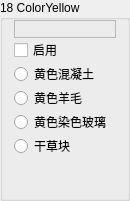
                 <widget class="QGroupBox" name="Base18">
                  <property name="sizePolicy">
                   <sizepolicy hsizetype="Fixed" vsizetype="Preferred">
                    <horstretch>0</horstretch>
                    <verstretch>0</verstretch>
                   </sizepolicy>
                  </property>
                  <property name="minimumSize">
                   <size>
                    <width>130</width>
                    <height>0</height>
                   </size>
                  </property>
                  <property name="maximumSize">
                   <size>
                    <width>130</width>
                    <height>16777215</height>
                   </size>
                  </property>
                  <property name="autoFillBackground">
                   <bool>true</bool>
                  </property>
                  <property name="title">
                   <string>18 ColorYellow</string>
                  </property>
                  <property name="flat">
                   <bool>false</bool>
                  </property>
                  <layout class="QVBoxLayout" name="verticalLayout_24">
                   <property name="spacing">
                    <number>0</number>
                   </property>
                   <property name="topMargin">
                    <number>0</number>
                   </property>
                   <property name="bottomMargin">
                    <number>0</number>
                   </property>
                   <item>
                    <widget class="QLabel" name="Color18">
                     <property name="font">
                      <font>
                       <family>微软雅黑</family>
                       <pointsize>9</pointsize>
                      </font>
                     </property>
                     <property name="frameShape">
                      <enum>QFrame::StyledPanel</enum>
                     </property>
                     <property name="text">
                      <string/>
                     </property>
                    </widget>
                   </item>
                   <item>
                    <widget class="QCheckBox" name="Enable18">
                     <property name="text">
                      <string>启用</string>
                     </property>
                    </widget>
                   </item>
                   <item>
                    <widget class="QRadioButton" name="is18Concrete">
                     <property name="text">
                      <string>黄色混凝土</string>
                     </property>
                     <property name="icon">
                      <iconset resource="../BlockTextures.qrc">
                       <normaloff>:/new/Textures/Slope/block/yellow_concrete.png</normaloff>:/new/Textures/Slope/block/yellow_concrete.png</iconset>
                     </property>
                    </widget>
                   </item>
                   <item>
                    <widget class="QRadioButton" name="is18Wool">
                     <property name="text">
                      <string>黄色羊毛</string>
                     </property>
                     <property name="icon">
                      <iconset resource="../BlockTextures.qrc">
                       <normaloff>:/new/Textures/Slope/block/yellow_wool.png</normaloff>:/new/Textures/Slope/block/yellow_wool.png</iconset>
                     </property>
                    </widget>
                   </item>
                   <item>
                    <widget class="QRadioButton" name="is18StainedGlass">
                     <property name="text">
                      <string>黄色染色玻璃</string>
                     </property>
                     <property name="icon">
                      <iconset resource="../BlockTextures.qrc">
                       <normaloff>:/new/Textures/Slope/block/yellow_stained_glass.png</normaloff>:/new/Textures/Slope/block/yellow_stained_glass.png</iconset>
                     </property>
                    </widget>
                   </item>
                   <item>
                    <widget class="QRadioButton" name="is18HayBlock">
                     <property name="text">
                      <string>干草块</string>
                     </property>
                     <property name="icon">
                      <iconset resource="../BlockTextures.qrc">
                       <normaloff>:/new/Textures/Slope/block/hay_block_side.png</normaloff>:/new/Textures/Slope/block/hay_block_side.png</iconset>
                     </property>
                    </widget>
                   </item>
                   <item>
                    <spacer name="verticalSpacer_21">
                     <property name="orientation">
                      <enum>Qt::Vertical</enum>
                     </property>
                     <property name="sizeHint" stdset="0">
                      <size>
                       <width>20</width>
                       <height>40</height>
                      </size>
                     </property>
                    </spacer>
                   </item>
                  </layout>
                 </widget>
